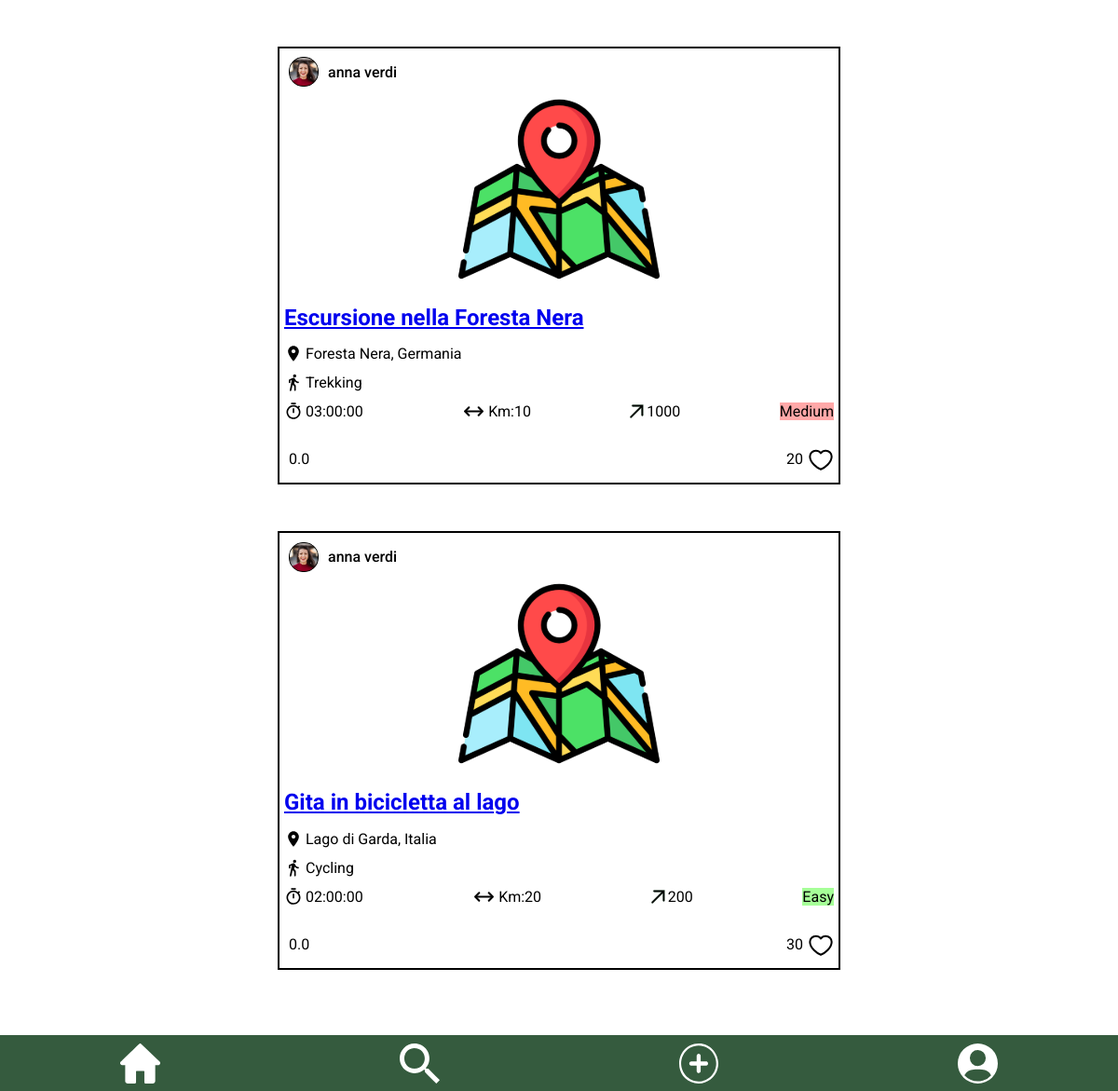
Before: /public/otherprofile.php?id=2 (lower part) with the older database file.
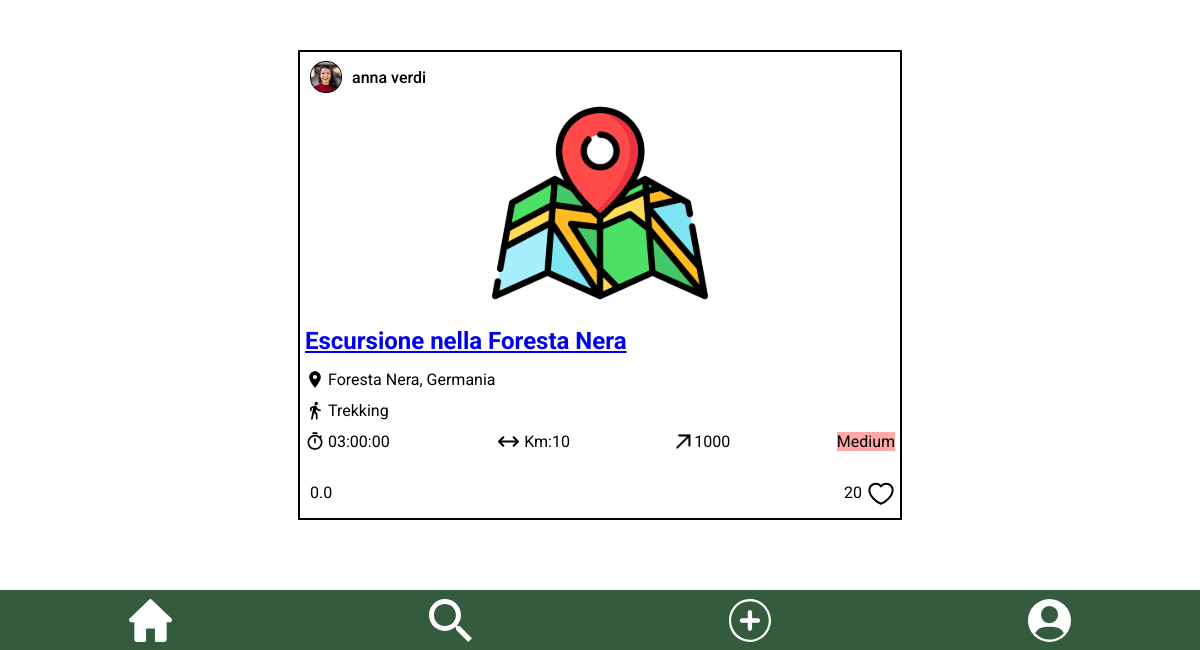
After: the same page with the newer database file.
### tables this page shows
CREATE TABLE `post` (
  `id` int NOT NULL,
  `user_id` int NOT NULL,
  `title` varchar(255) NOT NULL,
  `location` varchar(100) NOT NULL,
  `activity` varchar(100) NOT NULL,
  `duration` time DEFAULT NULL,
  `length` float DEFAULT NULL,
  `max_altitude` float DEFAULT NULL,
  `min_altitude` float DEFAULT NULL,
  `max_ascent` float DEFAULT NULL,
  `min_descent` float DEFAULT NULL,
  `difficulty` varchar(6) DEFAULT NULL,
  `likes` int DEFAULT NULL,
  `created_at` timestamp NOT NULL DEFAULT CURRENT_TIMESTAMP
);

CREATE TABLE `photo` (
  `id` int NOT NULL,
  `post_id` int DEFAULT NULL,
  `user_id` int DEFAULT NULL,
  `name` text NOT NULL
);

CREATE TABLE `user` (
  `id` int NOT NULL,
  `name` varchar(100) NOT NULL,
  `surname` varchar(100) NOT NULL,
  `email` varchar(100) NOT NULL,
  `password` varchar(100) NOT NULL
);

### admin/functions.php (called while the page is built, shortened)
<?php
function getProfilePhotoUrl($conn, $user_id)
{
  $query_photo_profile = "SELECT name FROM photo WHERE user_id = $user_id AND post_id IS NULL";
  $result_photo_profile = $conn->query($query_photo_profile);
  if ($result_photo_profile->num_rows > 0) {
    $photo_profile_row = $result_photo_profile->fetch_assoc();
    $profile_photo_url = "./../uploads/photos/profile/" . $photo_profile_row['name'];
  } else {
    $profile_photo_url = "./../assets/icons/profile.svg";
  }
  return $profile_photo_url;
}
function getAverageRating($conn, $post_id)
{
  $query_average_rating = "SELECT AVG(rating) AS average_rating FROM post_ratings WHERE post_id = ?";
  $stmt_avg_rating = $conn->prepare($query_average_rating);
  $stmt_avg_rating->bind_param("i", $post_id);
  $stmt_avg_rating->execute();
  $result_avg_rating = $stmt_avg_rating->get_result();
  $average_rating_row = $result_avg_rating->fetch_assoc();
  $average_rating = $average_rating_row['average_rating'];
  if ($average_rating === null) {
    $average_rating = 0;
  }
  return $average_rating;
}

### templates/post/post.php (the view, shortened to what this page needs)
<div class="post-container">
  <div class="username-container">
    <img class="user-picture" src="<?php echo $profile_photo_url; ?>" alt="username-picture">
    <p class="username"><?php echo $username; ?></p>
  </div>
  <div class="photo-container">
    <div class="map">
      <img src="./../assets/icons/map.svg" alt="post-picture">
    </div>
  </div>
  <div class="info-container">
    <div class="title">
      <?php if (!$is_post_details) : ?>
        <h2><a href="post_details.php?id=<?php echo $post_id; ?>"><?php echo $title; ?></a></h2>
      <?php else : ?>
        <h2><?php echo $title; ?></h2>
      <?php endif; ?>
    </div>
    <div class="location">
      <img src="./../assets/icons/location.svg" alt="location-icon">
      <p><?php echo $location; ?></p>
    </div>
    <div class="activity">
      <img src="./../assets/icons/activity.svg" alt="activity-icon">
      <p><?php echo $activity; ?></p>
    </div>
    <div class="details-container">
      <div class="duration">
        <img src="./../assets/icons/time.svg" alt="duration-activity-icon">
        <p><?php echo $duration; ?></p>
      </div>
      <div class="length">
        <img src="./../assets/icons/length.svg" alt="length-activity-icon">
        <p>Km:<?php echo $length; ?></p>
      </div>
      <div class="altitude">
        <img src="./../assets/icons/altitude.svg" alt="altitude-activity-icon">
        <p><?php echo $altitude; ?></p>
      </div>
      <div class="difficulty-<?php echo strtolower($difficulty); ?>">
        <p><?php echo $difficulty; ?></p>
      </div>
    </div>
    <div class="rating-likes">
      <div class="rating">
        <p> <?php echo number_format($average_rating, 1); ?> </p>
      </div>
      <div class="likes">
        <p id="likes-<?php echo $post_id; ?>" data-post-id="<?php echo $post_id; ?>" class="likes-count"><?php echo $likes; ?></p>
        <div class="<?php echo $like_icon_class; ?>" data-post-id="<?php echo $post_id; ?>"></div>
      </div>
    </div>
  </div>
</div>

### public/otherprofile.php (shortened to what this page needs)
<?php
include("./../server/connection.php");
include("./../admin/functions.php");
?>
<!DOCTYPE html>
<html lang="en">
<head>
  <link rel="stylesheet" href="./../templates/header/header.css">
  <link rel="stylesheet" href="./../templates/footer/footer.css">
  <link rel="stylesheet" href="./../public/styles/profilepage.css">
  <link rel="stylesheet" href="./../public/styles/otherprofile.css">
 <link rel="stylesheet" href="./../templates/post/post.css">
</head>
<body>
  <main>
  <?php
    $current_user_id = isset($_SESSION['user_id']) ? $_SESSION['user_id'] : null;
    if (isset($_GET['id'])) {
      $post_id = intval($_GET['id']);
        $query_user = "SELECT name, surname
                FROM user
                WHERE id = ?";
        $stmt_user = $conn->prepare($query_user);
        $stmt_user->bind_param("i", $post_id);
        $stmt_user->execute();
        $result_user = $stmt_user->get_result();
        $user = $result_user->fetch_assoc();
    }
    ?>
    <?php
       $query_post = "SELECT post.id, post.title, post.location, post.user_id, post.duration, post.length, post.max_altitude, post.difficulty, post.activity, post.likes,
       (SELECT COUNT(*) FROM likes WHERE post_id = post.id AND user_id = ?) AS user_liked
       FROM post
       JOIN user ON post.user_id = user.id
       WHERE post.user_id = ?
       ORDER BY post.created_at DESC";
        $stmt_post = $conn->prepare($query_post);
        $stmt_post->bind_param("ii", $current_user_id, $post_id);
        $stmt_post->execute();
        $result_post = $stmt_post->get_result();
        $posts = $result_post->fetch_all(MYSQLI_ASSOC);
        if($result_post->num_rows > 0){
            foreach($posts as $post){
                $profile_photo_url = getProfilePhotoUrl($conn, $post['user_id']);
                $average_rating = getAverageRating($conn, $post['id']);
                $post_id = $post['id'];
                $username = $user['name'] . ' ' . $user['surname'];
                $title = $post['title'];
                $location = $post['location'];
                $activity = $post['activity'];
                $duration = $post['duration'];
                $length = $post['length'];
                $altitude = $post['max_altitude'];
                $difficulty = $post['difficulty'];
                $likes = isset($post['likes']) ? $post['likes'] : 0;
                $user_liked = $post['user_liked'];
                $is_post_details = false;
                $like_icon_class = $user_liked ? 'like-icon liked' : 'like-icon';
                include("./../templates/post/post.php");
            }
        } else {
            echo "Non sono ancora stati caricati dei post.";
        }
    ?>
  </main>
</body>

### templates/footer/footer.css (style rules this page uses)
.footer-nav { height: 60px; display: flex; flex-direction: row; background-color: #355B3E; align-items:center; max-width: 2000px; margin: auto; justify-content:space-around; position: fixed; bottom: 0; left: 0; right: 0; }
.footer-nav img { height: 43px; margin-top: 5px; }

### public/styles/profilepage.css (style rules this page uses)
body { display: flex; justify-content: center; font-family: "Roboto", sans-serif; margin-bottom: 100px; }
main { margin-top: 150px; }

### public/styles/otherprofile.css (style rules this page uses)
body { display: flex; justify-content: center; font-family: "Roboto", sans-serif; margin-bottom: 100px; }
main { margin-top: 150px; }

### templates/post/post.css (style rules this page uses)
.post-container { display: flex; flex-direction: column; justify-content: center; margin-top: 50px; margin-bottom: 30px; border: 2px solid black; min-width: 400px; }
.username-container { margin-left: 10px; display: flex; align-items: center; }
.user-picture { height: 30px; width: 30px; background-color: black; border: 1.2px solid black; border-radius: 15px; object-fit: cover; }
.username { margin-left: 10px; font-weight: 500; }
.photo-container { display: flex; justify-content: center; }
.map img { max-height: 200px; }
.title h2 { color: #355B3E; }
.location, .activity, .duration, .length, .altitude, .details-container, .rating-likes, .rating, .likes { display: flex; }
.likes { align-items: center; cursor: pointer; }
.rating { align-items: center; }
.likes p { margin: 0 5px; }
.like-icon { width: 28px; height: 28px; background-image: url('./../../assets/icons/like.svg'); background-repeat: no-repeat; }
.location, .activity, .details-container { margin-top: -20px; }
.rating p { margin-left: 5px; }
.details-container, .rating-likes { justify-content: space-between; }
.location img, .activity img, .duration img { min-height: 20px; margin-right: 3px; }
.length img { min-width: 25px; margin-right: 3px; }
.altitude img { min-width: 15px; margin-right: 3px; }
.info-container { margin: 0 5px; }
.difficulty-medium p { background-color: #FFA8A8; }
@media screen and (min-width: 900px) { .post-container { min-width: 600px; } }
.difficulty-easy p { background-color: #A6FF98; }

Changed rows visible on the page:
no longer on this page (row edited): post: user.name (picture), user.surname "anna verdi", title "Gita in bicicletta al lago", location "Lago di Garda, Italia", activity "Cycling", duration "02:00:00", length "20", max_altitude "200", difficulty "Easy", average_rating "0.0", likes "30"
